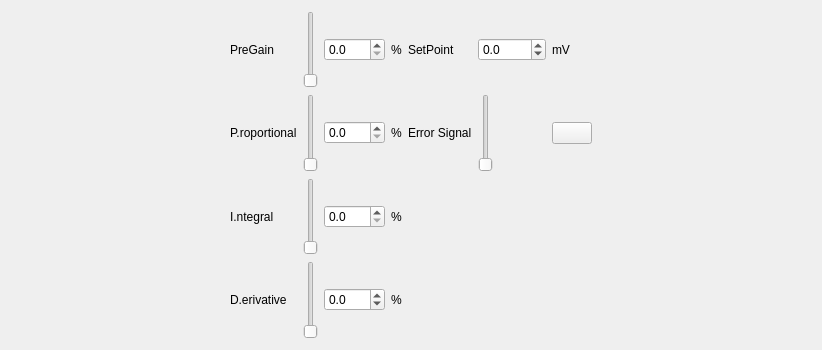
<?xml version="1.0" encoding="UTF-8"?>
<ui version="4.0">
 <class>Form</class>
 <widget class="QWidget" name="Form">
  <property name="geometry">
   <rect>
    <x>0</x>
    <y>0</y>
    <width>822</width>
    <height>350</height>
   </rect>
  </property>
  <property name="minimumSize">
   <size>
    <width>400</width>
    <height>0</height>
   </size>
  </property>
  <property name="windowTitle">
   <string>Form</string>
  </property>
  <property name="toolTip">
   <string/>
  </property>
  <layout class="QVBoxLayout" name="verticalLayout_2">
   <item>
    <layout class="QHBoxLayout" name="horizontalLayout">
     <item>
      <spacer name="horizontalSpacer_2">
       <property name="orientation">
        <enum>Qt::Horizontal</enum>
       </property>
       <property name="sizeHint" stdset="0">
        <size>
         <width>40</width>
         <height>20</height>
        </size>
       </property>
      </spacer>
     </item>
     <item>
      <layout class="QVBoxLayout" name="verticalLayout">
       <item>
        <layout class="QGridLayout" name="gridLayout">
         <item row="0" column="0">
          <widget class="QLabel" name="label_2">
           <property name="text">
            <string>PreGain</string>
           </property>
          </widget>
         </item>
         <item row="0" column="1">
          <widget class="QSlider" name="slider_PreGain">
           <property name="orientation">
            <number>Horizontal</number>
           </property>
           <property name="maximum">
            <number>200</number>
           </property>
           <property name="minimum">
            <number>0</number>
           </property>
          </widget>
         </item>
         <item row="0" column="2">
          <widget class="QDoubleSpinBox" name="doubleSpinBox_PreGain">
           <property name="decimals">
            <number>1</number>
           </property>
           <property name="maximum">
            <number>200</number>
           </property>
           <property name="minimum">
            <number>0</number>
           </property>
          </widget>
         </item>
         <item row="0" column="3">
          <widget class="QLabel" name="label_2">
           <property name="text">
            <string>%</string>
           </property>
          </widget>
         </item>
         <item row="1" column="0">
          <widget class="QLabel" name="label_2">
           <property name="text">
            <string>P.roportional</string>
           </property>
          </widget>
         </item>
         <item row="1" column="1">
          <widget class="QSlider" name="slider_Proportional">
           <property name="orientation">
            <number>Horizontal</number>
           </property>
           <property name="tickInterval">
            <number>20</number>
           </property>
           <property name="maximum">
            <number>100</number>
           </property>
           <property name="minimum">
            <number>0</number>
           </property>
          </widget>
         </item>
         <item row="1" column="2">
          <widget class="QDoubleSpinBox" name="doubleSpinBox_Proportional">
           <property name="decimals">
            <number>1</number>
           </property>
           <property name="maximum">
            <number>100</number>
           </property>
           <property name="minimum">
            <number>0</number>
           </property>
          </widget>
         </item>
         <item row="1" column="3">
          <widget class="QLabel" name="label_2">
           <property name="text">
            <string>%</string>
           </property>
          </widget>
         </item>
         <item row="2" column="0">
          <widget class="QLabel" name="label_2">
           <property name="text">
            <string>I.ntegral</string>
           </property>
          </widget>
         </item>
         <item row="2" column="1">
          <widget class="QSlider" name="slider_Integral">
           <property name="orientation">
            <number>Horizontal</number>
           </property>
           <property name="maximum">
            <number>100</number>
           </property>
           <property name="minimum">
            <number>0</number>
           </property>
          </widget>
         </item>
         <item row="2" column="2">
          <widget class="QDoubleSpinBox" name="doubleSpinBox_Integral">
           <property name="decimals">
            <number>1</number>
           </property>
           <property name="maximum">
            <number>100</number>
           </property>
           <property name="minimum">
            <number>0</number>
           </property>
          </widget>
         </item>
         <item row="2" column="3">
          <widget class="QLabel" name="label_2">
           <property name="text">
            <string>%</string>
           </property>
          </widget>
         </item>
         <item row="3" column="0">
          <widget class="QLabel" name="label_2">
           <property name="text">
            <string>D.erivative</string>
           </property>
          </widget>
         </item>
         <item row="3" column="1">
          <widget class="QSlider" name="slider_Derivative">
           <property name="orientation">
            <number>Horizontal</number>
           </property>
           <property name="maximum">
            <number>100</number>
           </property>
           <property name="minimum">
            <number>0</number>
           </property>
          </widget>
         </item>
         <item row="3" column="2">
          <widget class="QDoubleSpinBox" name="doubleSpinBox_Derivative">
           <property name="decimals">
            <number>1</number>
           </property>
           <property name="maximum">
            <number>100</number>
           </property>
           <property name="minimum">
            <number>-100</number>
           </property>
          </widget>
         </item>
         <item row="3" column="3">
          <widget class="QLabel" name="label_2">
           <property name="text">
            <string>%</string>
           </property>
          </widget>
         </item>
         <item row="0" column="4">
          <widget class="QLabel" name="label_2">
           <property name="text">
            <string>SetPoint</string>
           </property>
          </widget>
         </item>
         <item row="0" column="5">
          <widget class="QDoubleSpinBox" name="doubleSpinBox_SetPoint">
           <property name="decimals">
            <number>1</number>
           </property>
           <property name="maximum">
            <number>1000</number>
           </property>
           <property name="minimum">
            <number>-1000</number>
           </property>
          </widget>
         </item>
         <item row="0" column="6">
          <widget class="QLabel" name="label_2">
           <property name="text">
            <string>mV</string>
           </property>
          </widget>
         </item>
         <item row="1" column="4">
          <widget class="QLabel" name="label_2">
           <property name="text">
            <string>Error Signal</string>
           </property>
          </widget>
         </item>
         <item row="1" column="5">
          <widget class="QSlider" name="slider_ErrorSignal">
           <property name="orientation">
            <number>Horizontal</number>
           </property>
           <property name="maximum">
            <number>1000</number>
           </property>
           <property name="minimum">
            <number>0</number>
           </property>
          </widget>
         </item>
         <item row="1" column="6">
          <widget class="QPushButton" name="pushButton_errorSignal">
           <property name="toolTip">
            <string>Start/Stop</string>
           </property>
           <property name="text">
            <string/>
           </property>
          </widget>
        </item>
        </layout>
       </item>
      </layout>
     </item>
     <item>
      <spacer name="horizontalSpacer">
       <property name="orientation">
        <enum>Qt::Horizontal</enum>
       </property>
       <property name="sizeHint" stdset="0">
        <size>
         <width>40</width>
         <height>20</height>
        </size>
       </property>
      </spacer>
     </item>
    </layout>
   </item>
  </layout>
 </widget>
 <resources/>
 <connections/>
</ui>
